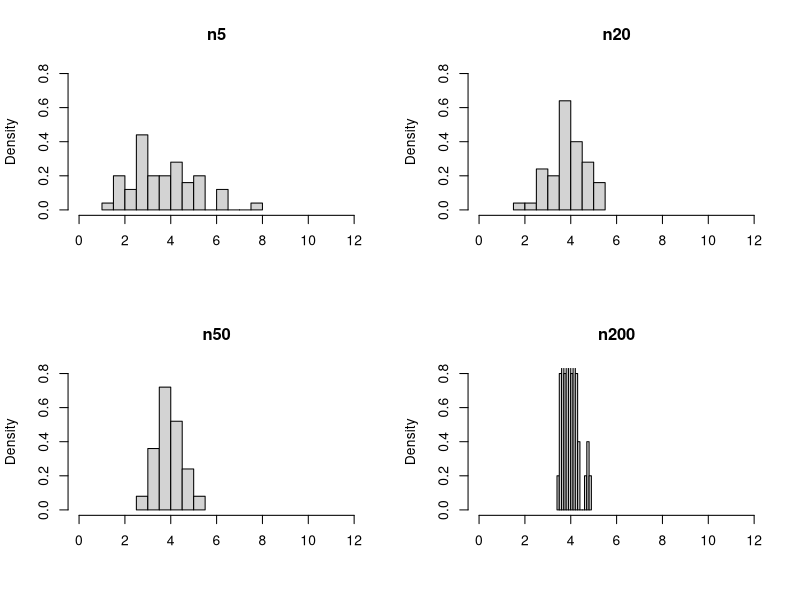

Recreate this plot in R.
n5 <- matrix(rexp(50*5, rate = 0.25), nrow = 50)

n20 <- matrix(rexp(50*20, rate = 0.25), nrow = 50)

n50 <- matrix(rexp(50*50, rate = 0.25), nrow = 50)

n200 <- matrix(rexp(50*200, rate = 0.25), nrow = 50)

n5means <- rowMeans(n5)
n5means

n20means <- rowMeans(n20)
n20means

n50means <- rowMeans(n50)
n50means

n200means <- rowMeans(n200)
n200means

par(mfrow=c(2,2))
hist(n5means, xlab = " ", prob=T, xlim = range(0:12), ylim = range(0, 0.2, 0.4, 0.6, 0.8), main = "n5", nclass=10)

hist(n20means, xlab = " ", prob=T, xlim = range(0:12), ylim = range(0, 0.2, 0.4, 0.6, 0.8), main = "n20", nclass=10)

hist(n50means, xlab = " ", prob=T, xlim = range(0:12), ylim = range(0, 0.2, 0.4, 0.6, 0.8), main = "n50", nclass=10)

hist(n200means, xlab = " ", prob=T, xlim = range(0:12), ylim = range(0, 0.2, 0.4, 0.6, 0.8), main = "n200", nclass=10)






